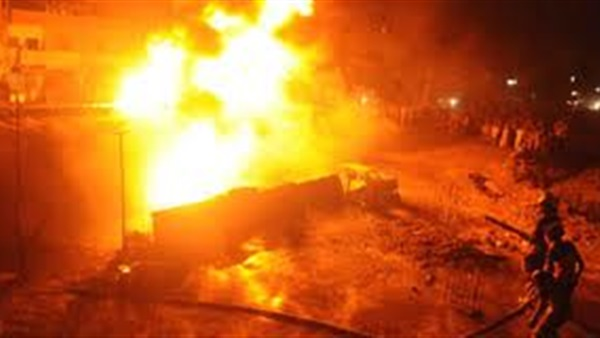
#> input picture fire_dataset/fire_images/fire.100.png, 600 x 338 px, given in place of the camera
$ python accurate_live_detection.py
#> lines starting #> are read from the running program, lines starting #| are printed output that depends on the picture; after the words box and inside, x2 and y2 are one past the last pixel; in counts of white or black regions, pixels touching at a corner belong together
#!/usr/bin/env python3
"""
ACCURATE LIVE FIRE DETECTION - Reduced False Positives
"""

import cv2
import numpy as np
import time
import os

class AccurateFireDetector:
    def __init__(self):
        """Initialize accurate fire detector with strict parameters"""
        self.fire_detection_count = 0
        self.total_frames = 0
        self.consecutive_fire_frames = 0
        self.required_consecutive_frames = 5  # Require 5 consecutive frames for fire
        self.background = None
        self.background_update_interval = 60  # Update background less frequently

    def detect_fire_color_strict(self, frame):
        """Strict fire detection with higher thresholds"""
        # Convert BGR to HSV
        hsv = cv2.cvtColor(frame, cv2.COLOR_BGR2HSV)

        # More restrictive fire color ranges
        # Red range (more restrictive)
        lower_red1 = np.array([0, 100, 100])  # Higher saturation and value
        upper_red1 = np.array([10, 255, 255])

        lower_red2 = np.array([170, 100, 100])
        upper_red2 = np.array([180, 255, 255])

        # Orange range (more restrictive)
        lower_orange = np.array([10, 100, 100])
        upper_orange = np.array([20, 255, 255])

        # Yellow range (more restrictive)
        lower_yellow = np.array([20, 100, 100])
        upper_yellow = np.array([30, 255, 255])

        # Create masks
        mask_red1 = cv2.inRange(hsv, lower_red1, upper_red1)
        mask_red2 = cv2.inRange(hsv, lower_red2, upper_red2)
        mask_orange = cv2.inRange(hsv, lower_orange, upper_orange)
        mask_yellow = cv2.inRange(hsv, lower_yellow, upper_yellow)

        # Combine masks
        fire_mask = mask_red1 + mask_red2 + mask_orange + mask_yellow

        # Count fire-colored pixels
        fire_pixels = cv2.countNonZero(fire_mask)
        total_pixels = frame.shape[0] * frame.shape[1]
        fire_percentage = (fire_pixels / total_pixels) * 100

        # Higher threshold for fire detection
        is_fire = fire_percentage > 15  # Increased from 5% to 15%

        return is_fire, fire_percentage, fire_mask

    def detect_fire_motion_strict(self, frame):
        """Strict motion-based fire detection"""
        if self.background is None:
            return False

        # Convert to grayscale
        gray = cv2.cvtColor(frame, cv2.COLOR_BGR2GRAY)
        bg_gray = cv2.cvtColor(self.background, cv2.COLOR_BGR2GRAY)

        # Calculate difference
        diff = cv2.absdiff(gray, bg_gray)

        # Apply threshold
        _, thresh = cv2.threshold(diff, 50, 255, cv2.THRESH_BINARY)  # Higher threshold

        # Morphological operations to reduce noise
        kernel = np.ones((5,5), np.uint8)
        thresh = cv2.morphologyEx(thresh, cv2.MORPH_CLOSE, kernel)
        thresh = cv2.morphologyEx(thresh, cv2.MORPH_OPEN, kernel)

        # Find contours
        contours, _ = cv2.findContours(thresh, cv2.RETR_EXTERNAL, cv2.CHAIN_APPROX_SIMPLE)

        # Check for fire-colored motion with stricter criteria
        fire_detected = False
        for contour in contours:
            if cv2.contourArea(contour) > 1000:  # Higher minimum area
                # Get bounding box
                x, y, w, h = cv2.boundingRect(contour)

                # Extract region
                region = frame[y:y+h, x:x+w]

                # Check if region has fire colors with higher threshold
                _, fire_percentage, _ = self.detect_fire_color_strict(region)
                if fire_percentage > 20:  # Higher threshold for motion detection
                    fire_detected = True
                    break

        return fire_detected

    def detect_fire_shape(self, frame):
        """Detect fire-like shapes and patterns"""
        # Convert to grayscale
        gray = cv2.cvtColor(frame, cv2.COLOR_BGR2GRAY)

        # Apply Gaussian blur
        blurred = cv2.GaussianBlur(gray, (5, 5), 0)

        # Edge detection
        edges = cv2.Canny(blurred, 50, 150)

        # Find contours
        contours, _ = cv2.findContours(edges, cv2.RETR_EXTERNAL, cv2.CHAIN_APPROX_SIMPLE)

        # Look for fire-like shapes (tall, irregular)
        fire_shapes = 0
        for contour in contours:
            if cv2.contourArea(contour) > 500:
                # Get bounding rectangle
                x, y, w, h = cv2.boundingRect(contour)

                # Check aspect ratio (fire is usually taller than wide)
                aspect_ratio = h / w if w > 0 else 0

                # Check for irregular shape (fire has irregular edges)
                perimeter = cv2.arcLength(contour, True)
                if perimeter > 0:
                    circularity = 4 * np.pi * cv2.contourArea(contour) / (perimeter * perimeter)

                    # Fire-like characteristics
                    if aspect_ratio > 1.2 and circularity < 0.3:  # Tall and irregular
                        fire_shapes += 1

        return fire_shapes > 2  # Require multiple fire-like shapes

    def detect_fire_combined(self, frame):
        """Combined fire detection with multiple methods"""
        # Color detection
        is_fire_color, fire_percentage, fire_mask = self.detect_fire_color_strict(frame)

        # Motion detection
        is_fire_motion = self.detect_fire_motion_strict(frame)

        # Shape detection
        is_fire_shape = self.detect_fire_shape(frame)

        # Combine results with strict requirements
        # Require at least 2 out of 3 methods to agree
        methods_agree = sum([is_fire_color, is_fire_motion, is_fire_shape])

        # Also check for consecutive frames
        if methods_agree >= 2:
            self.consecutive_fire_frames += 1
        else:
            self.consecutive_fire_frames = 0

        # Only confirm fire if multiple methods agree AND consecutive frames
        is_fire = (methods_agree >= 2) and (self.consecutive_fire_frames >= self.required_consecutive_frames)

        return is_fire, fire_percentage, fire_mask, methods_agree

    def draw_overlay_accurate(self, frame, is_fire, fire_percentage, methods_agree):
        """Draw accurate overlay with more information"""
        height, width = frame.shape[:2]

        # Create overlay
        overlay = frame.copy()

        if is_fire:
            # Fire detected - Red overlay
            color = (0, 0, 255)  # Red
            text = "🔥 FIRE DETECTED!"
            text_color = (255, 255, 255)  # White

            # Draw red rectangle
            cv2.rectangle(overlay, (0, 0), (width, height), color, -1)

            # Add transparency
            alpha = 0.3
            frame = cv2.addWeighted(overlay, alpha, frame, 1 - alpha, 0)

        else:
            # No fire - Green overlay
            color = (0, 255, 0)  # Green
            text = "✅ NO FIRE"
            text_color = (0, 0, 0)  # Black

        # Draw border
        cv2.rectangle(frame, (10, 10), (width - 10, height - 10), color, 3)

        # Add text
        font = cv2.FONT_HERSHEY_SIMPLEX
        font_scale = 1.0
        thickness = 2

        # Get text size
        (text_width, text_height), baseline = cv2.getTextSize(text, font, font_scale, thickness)

        # Center text
        text_x = (width - text_width) // 2
        text_y = (height + text_height) // 2

        # Draw text background
        cv2.rectangle(frame, (text_x - 10, text_y - text_height - 10),
                     (text_x + text_width + 10, text_y + 10), color, -1)

        # Draw text
        cv2.putText(frame, text, (text_x, text_y), font, font_scale, text_color, thickness)

        # Add detailed info
        info_text = f"Fire %: {fire_percentage:.1f}%"
        cv2.putText(frame, info_text, (10, 30), font, 0.6, (255, 255, 255), 2)

        # Add methods agreement
        methods_text = f"Methods: {methods_agree}/3"
        cv2.putText(frame, methods_text, (10, 60), font, 0.6, (255, 255, 255), 2)

        # Add consecutive frames
        consecutive_text = f"Consecutive: {self.consecutive_fire_frames}/{self.required_consecutive_frames}"
        cv2.putText(frame, consecutive_text, (10, 90), font, 0.6, (255, 255, 255), 2)

        # Add frame counter
        cv2.putText(frame, f"Frame: {self.total_frames}", (10, height - 80), font, 0.5, (255, 255, 255), 1)

        # Add fire detection counter
        cv2.putText(frame, f"Fire Detections: {self.fire_detection_count}", (10, height - 60), font, 0.5, (255, 255, 255), 1)

        # Add accuracy info
        accuracy_text = f"Accuracy: {(self.total_frames - self.fire_detection_count) / max(self.total_frames, 1) * 100:.1f}%"
        cv2.putText(frame, accuracy_text, (10, height - 40), font, 0.5, (255, 255, 255), 1)

        # Add instructions
        cv2.putText(frame, "Press 'q' to quit, 's' to save, 'r' to reset", (10, height - 20), font, 0.4, (255, 255, 255), 1)

        return frame

    def start_detection(self):
        """Start accurate fire detection"""
        print("🔥 ACCURATE LIVE FIRE DETECTION")
        print("=" * 50)
        print("Features:")
        print("- Higher thresholds to reduce false positives")
        print("- Multiple detection methods")
        print("- Consecutive frame requirement")
        print("- Shape analysis")
        print("=" * 50)
        print("Press 'q' to quit, 's' to save, 'r' to reset")
        print("=" * 50)

        # Initialize camera
        cap = cv2.VideoCapture(0)

        if not cap.isOpened():
            print("❌ Error: Could not open camera")
            return

        # Set camera properties
        cap.set(cv2.CAP_PROP_FRAME_WIDTH, 640)
        cap.set(cv2.CAP_PROP_FRAME_HEIGHT, 480)
        cap.set(cv2.CAP_PROP_FPS, 30)

        print("✅ Camera initialized successfully!")
        print("Starting accurate detection...")

        try:
            while True:
                # Read frame
                ret, frame = cap.read()
                if not ret:
                    print("❌ Error: Could not read frame")
                    break

                # Flip frame horizontally for mirror effect
                frame = cv2.flip(frame, 1)

                # Update background periodically
                if self.total_frames % self.background_update_interval == 0:
                    self.background = frame.copy()

                # Detect fire with combined methods
                is_fire, fire_percentage, fire_mask, methods_agree = self.detect_fire_combined(frame)

                if is_fire:
                    self.fire_detection_count += 1

                # Draw overlay
                frame_with_overlay = self.draw_overlay_accurate(frame, is_fire, fire_percentage, methods_agree)

                # Display frame
                cv2.imshow('Accurate Live Fire Detection', frame_with_overlay)

                # Handle key presses
                key = cv2.waitKey(1) & 0xFF
                if key == ord('q'):
                    print("Quitting...")
                    break
                elif key == ord('s'):
                    # Save current frame
                    timestamp = int(time.time())
                    filename = f"accurate_fire_detection_{timestamp}.jpg"
                    cv2.imwrite(filename, frame_with_overlay)
                    print(f"Frame saved as {filename}")
                elif key == ord('r'):
                    # Reset background and counters
                    self.background = frame.copy()
                    self.consecutive_fire_frames = 0
                    print("Background and counters reset")

                self.total_frames += 1

        except KeyboardInterrupt:
            print("\nStopping detection...")

        finally:
            # Cleanup
            cap.release()
            cv2.destroyAllWindows()
            print("✅ Detection stopped")
            print(f"Total frames: {self.total_frames}")
            print(f"Fire detections: {self.fire_detection_count}")
            print(f"Accuracy: {(self.total_frames - self.fire_detection_count) / max(self.total_frames, 1) * 100:.1f}%")

def main():
    """Main function"""
    detector = AccurateFireDetector()
    detector.start_detection()
#> in start_detection, frame is the input picture: shape (338, 600, 3); mean B, G, R 36.4, 101.2, 191.4
#> in detect_fire_color_strict, `mask_red1 = cv2.inRange(hsv, lower_red1, upper_red1)`:
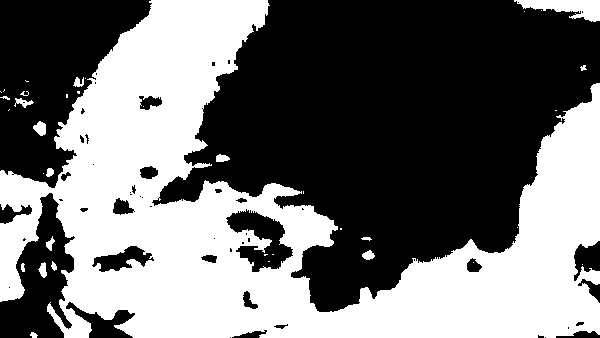
#> mask_red1: shape (338, 600); 44.6% white; 37 white regions (20 under 20 px), largest, box (x1, y1, x2, y2) and area: (0, 0, 600, 338) 88532, (514, 0, 600, 22) 1047, (33, 121, 46, 136) 134
#> in detect_fire_color_strict, `mask_orange = cv2.inRange(hsv, lower_orange, upper_orange)`:
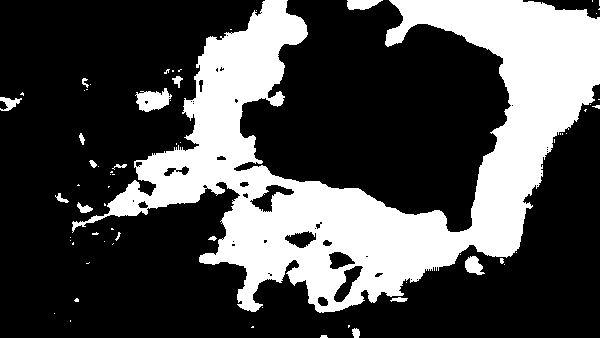
#> mask_orange: shape (338, 600); 29.9% white; 67 white regions (49 under 20 px), largest, box (x1, y1, x2, y2) and area: (72, 0, 600, 313) 58579, (135, 88, 172, 112) 554, (347, 0, 383, 10) 269
#> in detect_fire_color_strict, `mask_yellow = cv2.inRange(hsv, lower_yellow, upper_yellow)`:
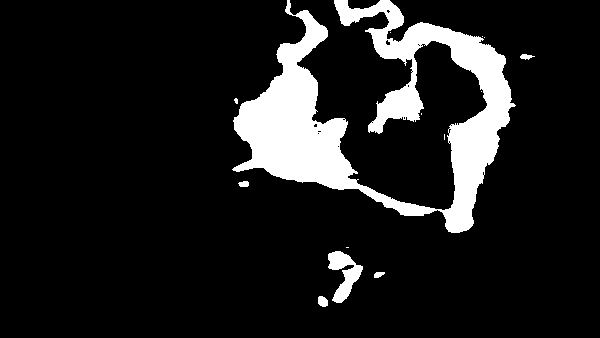
#> mask_yellow: shape (338, 600); 11.7% white; 14 white regions (8 under 20 px), largest, box (x1, y1, x2, y2) and area: (232, 0, 516, 233) 22562, (328, 251, 363, 303) 877, (318, 296, 328, 307) 89, (520, 54, 535, 60) 54, (238, 181, 249, 187) 54, (374, 272, 385, 278) 49
#> in detect_fire_color_strict, `fire_mask = mask_red1 + mask_red2 + mask_orange + mask_yellow`:
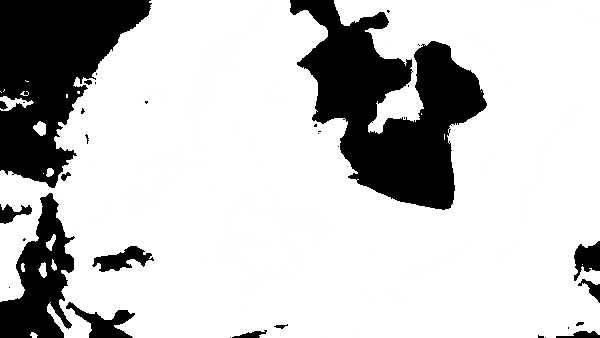
#> fire_mask: shape (338, 600); min 0, max 255, mean 198
#> in detect_fire_color_strict, `fire_pixels = cv2.countNonZero(fire_mask)`: fire_pixels = 157507
#> in detect_fire_color_strict, `fire_percentage = (fire_pixels / total_pixels) * 100`: fire_percentage = 77.67
#> in detect_fire_color_strict, `is_fire = fire_percentage > 15`: is_fire = True
#> in detect_fire_combined, `is_fire_color, fire_percentage, fire_mask = self.detect_fire_color_str..`: fire_percentage = 77.67
#> in detect_fire_motion_strict, `gray = cv2.cvtColor(frame, cv2.COLOR_BGR2GRAY)`:
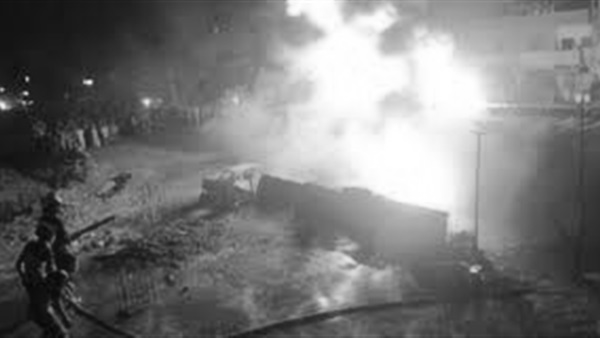
#> gray: shape (338, 600); min 5, max 255, mean 120.8
#> in detect_fire_motion_strict, `contours, _ = cv2.findContours(thresh, cv2.RETR_EXTERNAL, cv2.CHAIN_AP..`: contours = []
#> in detect_fire_combined, `is_fire_motion = self.detect_fire_motion_strict(frame)`: is_fire_motion = False
#> in detect_fire_shape, `edges = cv2.Canny(blurred, 50, 150)`:
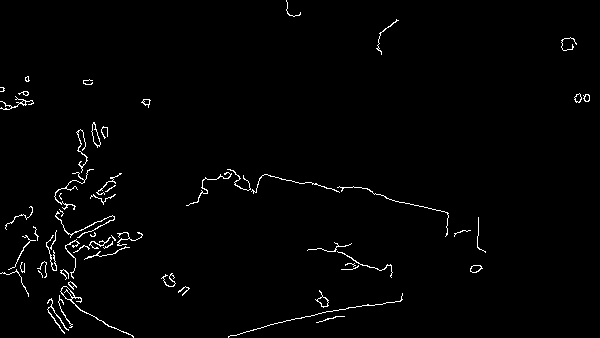
#> edges: shape (338, 600); 1.6% white in thin lines or dots
#> in detect_fire_shape, `contours, _ = cv2.findContours(edges, cv2.RETR_EXTERNAL, cv2.CHAIN_APP..`: contours = 59 contours, 43 with area under 20; largest, box (x1, y1, x2, y2) and area: (60, 286, 134, 338) 146, (91, 122, 101, 148) 104, (315, 290, 329, 308) 78, (470, 265, 483, 273) 62, (574, 93, 582, 103) 42
#> the loop in detect_fire_shape, `for contour in contours:` made 59 passes
#> after the loop in detect_fire_shape, `for contour in contours:`: fire_shapes = 0
#> in detect_fire_combined, `is_fire_shape = self.detect_fire_shape(frame)`: is_fire_shape = False
#> in detect_fire_combined, `methods_agree = sum([is_fire_color, is_fire_motion, is_fire_shape])`: methods_agree = 1
#> in detect_fire_combined, `is_fire = (methods_agree >= 2) and (self.consecutive_fire_frames >= se..`: is_fire = False
#> in start_detection, `is_fire, fire_percentage, fire_mask, methods_agree = self.detect_fire_..`: fire_percentage = 77.67; methods_agree = 1
#> in draw_overlay_accurate, `info_text = f"Fire %: {fire_percentage:.1f}%"`: info_text = 'Fire %: 77.7%'
#> in draw_overlay_accurate, `methods_text = f"Methods: {methods_agree}/3"`: methods_text = 'Methods: 1/3'
#> in draw_overlay_accurate, `cv2.putText(frame, "Press 'q' to quit, 's' to save, 'r' to reset", (10..`:
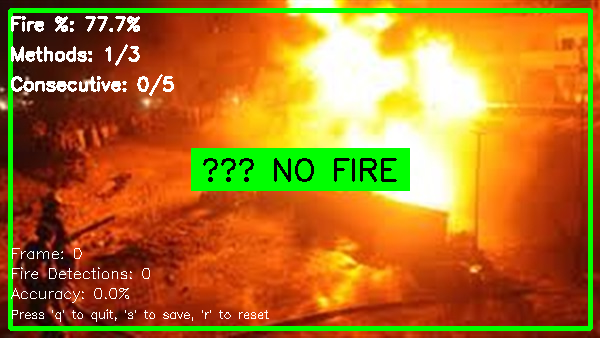
#> frame: shape (338, 600, 3); mean B, G, R 36.6, 115.8, 176.5
#> (key q is pressed here)

if __name__ == "__main__":
    main()

$ run again, on fire_dataset/fire_images/fire.12.png
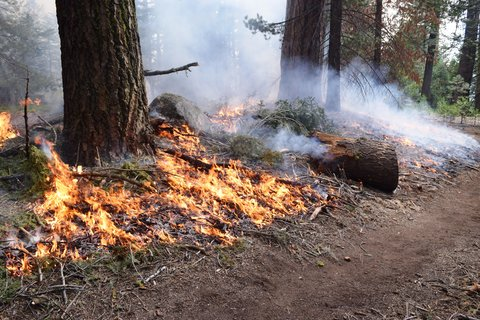
#> input picture fire_dataset/fire_images/fire.12.png, 480 x 320 px, given in place of the camera
#> in start_detection, frame is the input picture: shape (320, 480, 3); mean B, G, R 101.6, 107.2, 121.6
#> hsv: shape (320, 480, 3); mean H, S, V 49.6, 67.3, 126.9
#> in detect_fire_color_strict, `mask_red1 = cv2.inRange(hsv, lower_red1, upper_red1)`:
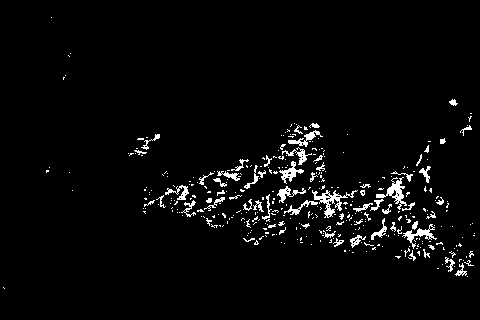
#> mask_red1: shape (320, 480); 3.4% white in thin lines or dots, all inside (x1, y1, x2, y2) = (3, 17, 475, 289)
#> mask_red2: shape (320, 480); 0.03% white in thin lines or dots, all inside (x1, y1, x2, y2) = (165, 148, 474, 264)
#> mask_orange: shape (320, 480); 7.1% white; 227 white regions (205 under 20 px), largest, box (x1, y1, x2, y2) and area: (172, 148, 340, 225) 4310, (326, 151, 449, 254) 3769, (412, 235, 448, 269) 411
#> mask_yellow: shape (320, 480); 0.6% white in thin lines or dots, all inside (x1, y1, x2, y2) = (60, 76, 480, 285)
#> fire_pixels = 15266
#> in detect_fire_color_strict, `fire_percentage = (fire_pixels / total_pixels) * 100`: fire_percentage = 9.94
#> in detect_fire_color_strict, `is_fire = fire_percentage > 15`: is_fire = False
#> in detect_fire_combined, `is_fire_color, fire_percentage, fire_mask = self.detect_fire_color_str..`: fire_percentage = 9.94
#> diff: shape (320, 480); every value is 0
#> in detect_fire_motion_strict, `contours, _ = cv2.findContours(thresh, cv2.RETR_EXTERNAL, cv2.CHAIN_AP..`: contours = []
#> is_fire_motion = False
#> edges: shape (320, 480); 15.7% white in thin lines or dots
#> in detect_fire_shape, `contours, _ = cv2.findContours(edges, cv2.RETR_EXTERNAL, cv2.CHAIN_APP..`: contours = 406 contours, 334 with area under 20; largest, box (x1, y1, x2, y2) and area: (150, 198, 308, 259) 1190, (276, 181, 344, 243) 585, (354, 212, 436, 294) 447, (116, 183, 178, 233) 426, (297, 160, 419, 238) 395
#> the loop in detect_fire_shape, `for contour in contours:` made 406 passes
#> (x, y, w, h, aspect_ratio, perimeter, circularity) on passes 166, 197: (150, 198, 158, 61, 0.386, 1599.5, 0.00584), (276, 181, 68, 62, 0.912, 862.1, 0.00989)
#> after the loop in detect_fire_shape, `for contour in contours:`: fire_shapes = 0
#> is_fire_shape = False
#> in detect_fire_combined, `methods_agree = sum([is_fire_color, is_fire_motion, is_fire_shape])`: methods_agree = 0
#> in detect_fire_combined, `is_fire = (methods_agree >= 2) and (self.consecutive_fire_frames >= se..`: is_fire = False
#> in start_detection, `is_fire, fire_percentage, fire_mask, methods_agree = self.detect_fire_..`: fire_percentage = 9.94; methods_agree = 0
#> info_text = 'Fire %: 9.9%'
#> methods_text = 'Methods: 0/3'
#> in draw_overlay_accurate, `cv2.putText(frame, "Press 'q' to quit, 's' to save, 'r' to reset", (10..`:
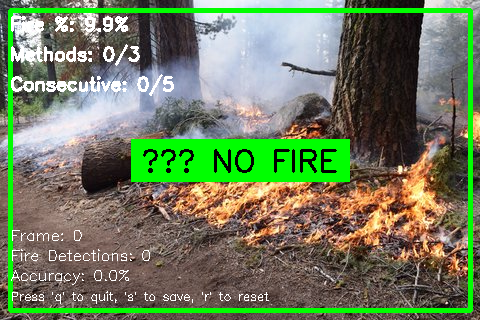
#> frame: shape (320, 480, 3); mean B, G, R 95.2, 125.8, 112
